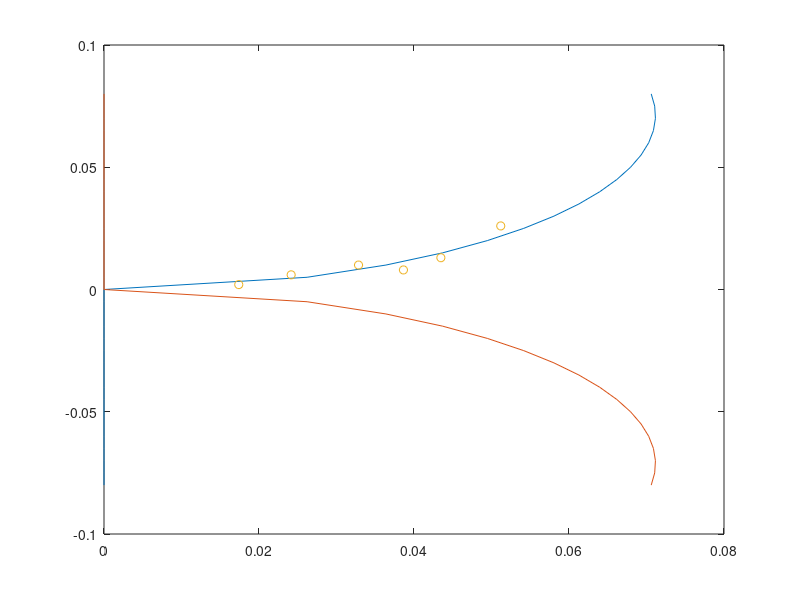

Recreate this plot in MATLAB.
Xexp = [1.8 2.5 3.4 5.3 4.5 4]*10^-2*cosd(15);
Yexp = [.2 .6 1 2.6 1.3 .8]*10^-2;
Rexp = (Xexp.^2 + Yexp.^2)./(2*Yexp);
Rmean = mean(Rexp);
e = 1.6*10^-19;
me = 9.11*10^-31;
N = 320;
R = 0.068;
I = .467;
d = 5.2*10^-2;
Vp = 3*10^3;
B = 8.992*10^-7*N*I/R;
E= 0.77*Vp/d;
v = E/B;
x = 0.02:0.002:0.1;
y = -0.08:0.005:0.08;
x = sqrt(2*y.*Rmean - y.^2);
plot (x,y,x,-y, Xexp, Yexp, 'o')
Rexp
Rmean
ratio_theory = e/me
ratio_expr = v/(Rmean*B)
percent_error = (ratio_expr-ratio_theory)/ratio_theory*100
e_over_m = 2*v^2*Yexp./(E*(Xexp.^2+Yexp.^2))

